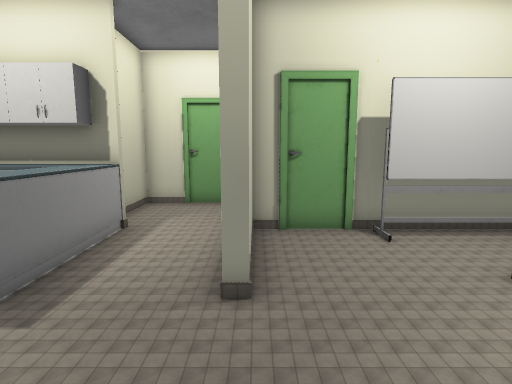
view 1 (above)

12 first-person views from a walk through a world built for the Webots simulator. The camera is 1.1 m above the floor, tilts 8° down and sees 80° across. The floor is counted in squares, 0.5 m on a side. Each view is taken from the middle of a square. On the plan, view 1 faces up. The plan holds only what a view shows up to about 18 squares ahead; the rest is blank. The place goes on beyond the plan. Simple shapes and patterns stand in for the simulator's stock objects.

view 2
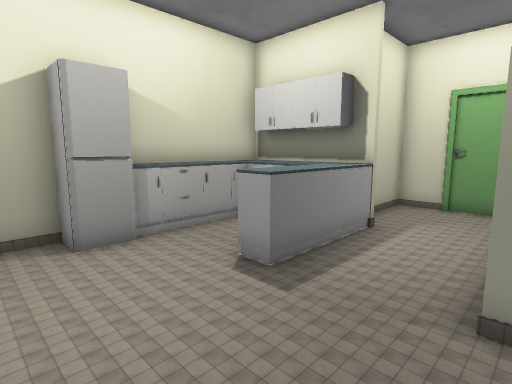

view 3
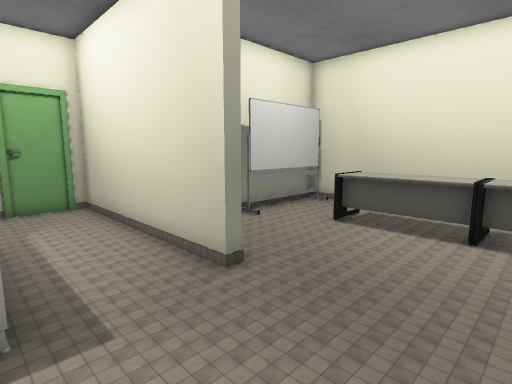

view 4
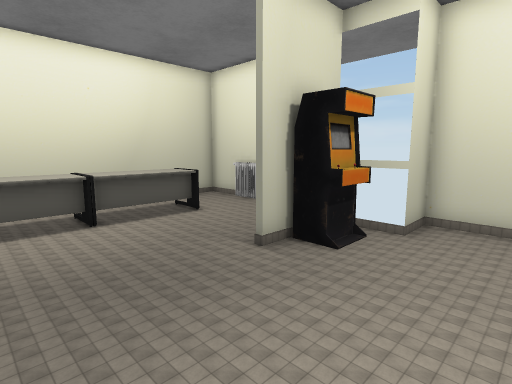

view 5
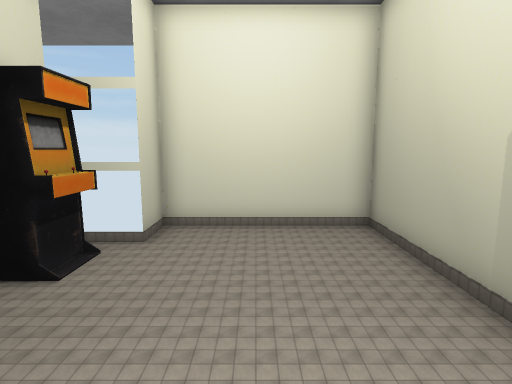

view 6
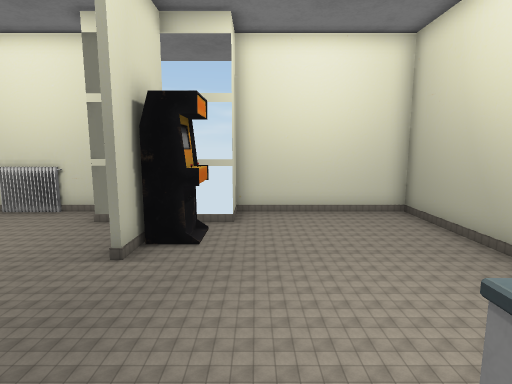

view 7
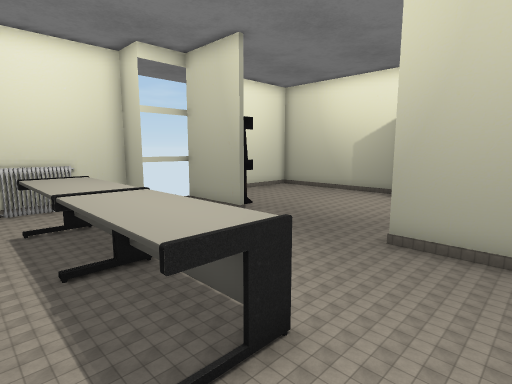

view 8
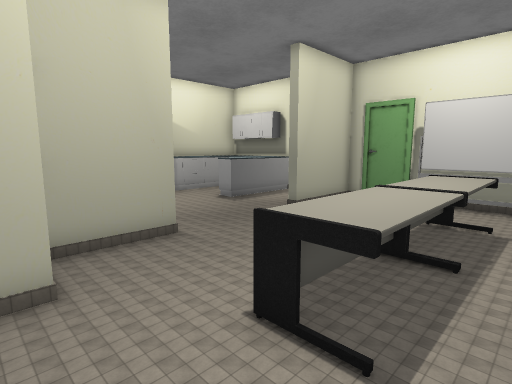

view 9
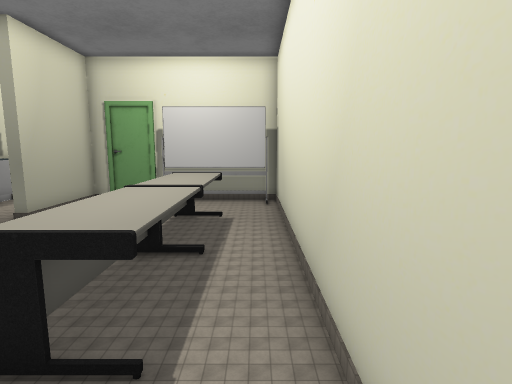

view 10
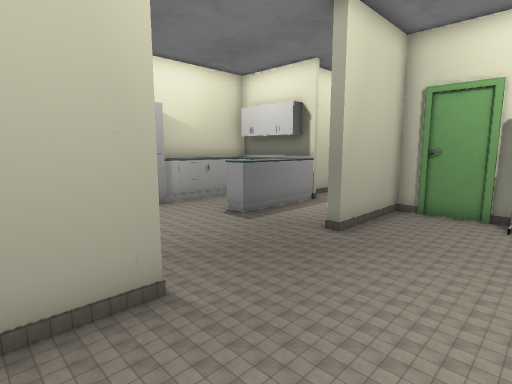

view 11
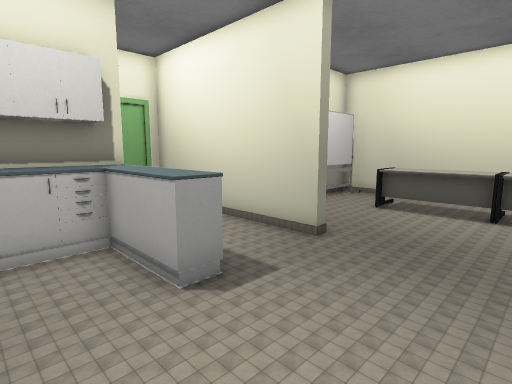

view 12
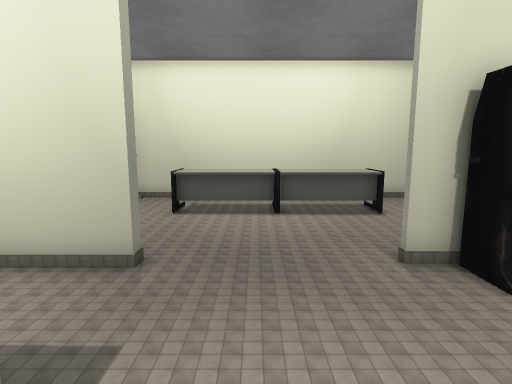

### Floor plan
Points are (right, up) in squares from view 1. A wall is a line through its corners. A room is listed if a view was taken in it or the views show most of it. See-through windows are left out.
Room 1 (views 1, 2, 3, 4, 5, 6, 7, 8, 9, 10, 11, 12)
walls: (-0.1, -0.8) (-0.1, -4.1); (-0.3, -2.6) (-0.3, -0.9); (-0.1, 8.3) (-0.1, 4.3) (-0.5, 4.3) (-0.5, 12.5) (-1, 12.5); (1.9, -4.1) (1.9, -5.7) (3.6, -5.7); (-8.3, 1.5) (-8.3, -5.7) (-2.3, -5.7) (-2.3, -4.1); (-2.9, 12.5) (-4.5, 12.5) (-4.5, 9.6); (6.4, -5.7) (7.9, -5.7) (7.9, 8.3)
low walls: (-0.1, -4.1) (1.9, -4.1); (-2.3, -4.1) (-0.9, -4.1)
objects: fridge (-8, 2) to (-7, 3); other object (-8, 4) to (-8, 7); other object (-8, 8) to (-4, 8); other object (-7, 7) to (-5, 7); other object (-4, 4) to (-4, 7); door leaf (-2, 12); other object (-1, -3) to (-1, -2); door leaf (1, 8); board (3, 8) to (7, 8); other object (4, -6) to (6, -6); table (5, -2) to (6, 1); table (5, 2) to (6, 5)

Positions as (right, up) in squares from view 1, and headings:
1: (0, 0), facing up
2: (0, 0), facing up-left
3: (-4, 0), facing up-right
4: (-5, 4), facing down-right
5: (-5, 3), facing down
6: (-3, 5), facing down
7: (7, 7), facing down-left
8: (7, -5), facing up-left
9: (7, -5), facing up
10: (4, -3), facing up-left
11: (-7, 0), facing up-right
12: (-6, 2), facing right
